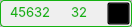
   <widget class="QFrame" name="frame_long_3">
    <property name="geometry">
     <rect>
      <x>34</x>
      <y>381</y>
      <width>132</width>
      <height>27</height>
     </rect>
    </property>
    <property name="frameShape">
     <enum>QFrame::StyledPanel</enum>
    </property>
    <property name="frameShadow">
     <enum>QFrame::Raised</enum>
    </property>
    <widget class="QLabel" name="border_long_3">
     <property name="geometry">
      <rect>
       <x>0</x>
       <y>0</y>
       <width>132</width>
       <height>27</height>
      </rect>
     </property>
     <property name="styleSheet">
      <string notr="true">border-radius: 4px; 
border:1px solid #15B211;</string>
     </property>
     <property name="text">
      <string/>
     </property>
    </widget>
    <widget class="QLabel" name="label_long_3">
     <property name="geometry">
      <rect>
       <x>10</x>
       <y>2</y>
       <width>49</width>
       <height>21</height>
      </rect>
     </property>
     <property name="font">
      <font>
       <family>Inter</family>
       <pointsize>10</pointsize>
      </font>
     </property>
     <property name="styleSheet">
      <string notr="true">color:#15B211</string>
     </property>
     <property name="text">
      <string>45632</string>
     </property>
    </widget>
    <widget class="QLabel" name="label_sl_long_3">
     <property name="geometry">
      <rect>
       <x>71</x>
       <y>2</y>
       <width>30</width>
       <height>21</height>
      </rect>
     </property>
     <property name="font">
      <font>
       <family>Inter</family>
       <pointsize>10</pointsize>
      </font>
     </property>
     <property name="styleSheet">
      <string notr="true">color:#15B211</string>
     </property>
     <property name="text">
      <string>32</string>
     </property>
    </widget>
    <widget class="QPushButton" name="btn_long_cancel_3">
     <property name="geometry">
      <rect>
       <x>107</x>
       <y>2</y>
       <width>23</width>
       <height>23</height>
      </rect>
     </property>
     <property name="palette">
      <palette>
       <active>
        <colorrole role="WindowText">
         <brush brushstyle="SolidPattern">
          <color alpha="255">
           <red>0</red>
           <green>0</green>
           <blue>0</blue>
          </color>
         </brush>
        </colorrole>
        <colorrole role="Button">
         <brush brushstyle="SolidPattern">
          <color alpha="0">
           <red>0</red>
           <green>0</green>
           <blue>0</blue>
          </color>
         </brush>
        </colorrole>
        <colorrole role="Text">
         <brush brushstyle="SolidPattern">
          <color alpha="255">
           <red>0</red>
           <green>0</green>
           <blue>0</blue>
          </color>
         </brush>
        </colorrole>
        <colorrole role="ButtonText">
         <brush brushstyle="SolidPattern">
          <color alpha="255">
           <red>0</red>
           <green>0</green>
           <blue>0</blue>
          </color>
         </brush>
        </colorrole>
        <colorrole role="Base">
         <brush brushstyle="SolidPattern">
          <color alpha="0">
           <red>0</red>
           <green>0</green>
           <blue>0</blue>
          </color>
         </brush>
        </colorrole>
        <colorrole role="Window">
         <brush brushstyle="SolidPattern">
          <color alpha="0">
           <red>0</red>
           <green>0</green>
           <blue>0</blue>
          </color>
         </brush>
        </colorrole>
       </active>
       <inactive>
        <colorrole role="WindowText">
         <brush brushstyle="SolidPattern">
          <color alpha="255">
           <red>0</red>
           <green>0</green>
           <blue>0</blue>
          </color>
         </brush>
        </colorrole>
        <colorrole role="Button">
         <brush brushstyle="SolidPattern">
          <color alpha="0">
           <red>0</red>
           <green>0</green>
           <blue>0</blue>
          </color>
         </brush>
        </colorrole>
        <colorrole role="Text">
         <brush brushstyle="SolidPattern">
          <color alpha="255">
           <red>0</red>
           <green>0</green>
           <blue>0</blue>
          </color>
         </brush>
        </colorrole>
        <colorrole role="ButtonText">
         <brush brushstyle="SolidPattern">
          <color alpha="255">
           <red>0</red>
           <green>0</green>
           <blue>0</blue>
          </color>
         </brush>
        </colorrole>
        <colorrole role="Base">
         <brush brushstyle="SolidPattern">
          <color alpha="0">
           <red>0</red>
           <green>0</green>
           <blue>0</blue>
          </color>
         </brush>
        </colorrole>
        <colorrole role="Window">
         <brush brushstyle="SolidPattern">
          <color alpha="0">
           <red>0</red>
           <green>0</green>
           <blue>0</blue>
          </color>
         </brush>
        </colorrole>
       </inactive>
       <disabled>
        <colorrole role="WindowText">
         <brush brushstyle="SolidPattern">
          <color alpha="255">
           <red>0</red>
           <green>0</green>
           <blue>0</blue>
          </color>
         </brush>
        </colorrole>
        <colorrole role="Button">
         <brush brushstyle="SolidPattern">
          <color alpha="0">
           <red>0</red>
           <green>0</green>
           <blue>0</blue>
          </color>
         </brush>
        </colorrole>
        <colorrole role="Text">
         <brush brushstyle="SolidPattern">
          <color alpha="255">
           <red>0</red>
           <green>0</green>
           <blue>0</blue>
          </color>
         </brush>
        </colorrole>
        <colorrole role="ButtonText">
         <brush brushstyle="SolidPattern">
          <color alpha="255">
           <red>0</red>
           <green>0</green>
           <blue>0</blue>
          </color>
         </brush>
        </colorrole>
        <colorrole role="Base">
         <brush brushstyle="SolidPattern">
          <color alpha="0">
           <red>0</red>
           <green>0</green>
           <blue>0</blue>
          </color>
         </brush>
        </colorrole>
        <colorrole role="Window">
         <brush brushstyle="SolidPattern">
          <color alpha="0">
           <red>0</red>
           <green>0</green>
           <blue>0</blue>
          </color>
         </brush>
        </colorrole>
       </disabled>
      </palette>
     </property>
     <property name="font">
      <font/>
     </property>
     <property name="styleSheet">
      <string notr="true">  background:#00000000</string>
     </property>
     <property name="text">
      <string/>
     </property>
     <property name="icon">
      <iconset>
       <normaloff>../../icons/btn_cancel_trade.png</normaloff>../../icons/btn_cancel_trade.png</iconset>
     </property>
     <property name="iconSize">
      <size>
       <width>22</width>
       <height>22</height>
      </size>
     </property>
     <property name="autoDefault">
      <bool>false</bool>
     </property>
     <property name="default">
      <bool>false</bool>
     </property>
     <property name="flat">
      <bool>false</bool>
     </property>
    </widget>
   </widget>
